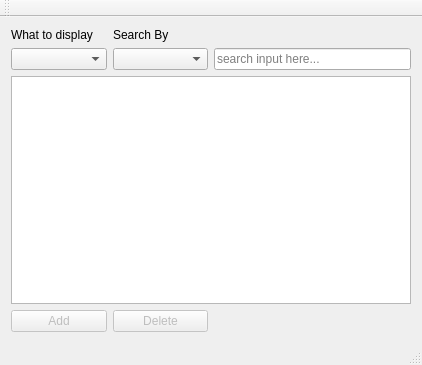
<?xml version="1.0" encoding="UTF-8"?>
<ui version="4.0">
 <class>MainWindow</class>
 <widget class="QMainWindow" name="MainWindow">
  <property name="geometry">
   <rect>
    <x>0</x>
    <y>0</y>
    <width>422</width>
    <height>365</height>
   </rect>
  </property>
  <property name="windowTitle">
   <string>GCSFD Version 3 - Now featuring GUI &amp; SQLite!</string>
  </property>
  <widget class="QWidget" name="centralWidget">
   <layout class="QGridLayout" name="gridLayout">
    <item row="3" column="0">
     <widget class="QPushButton" name="button_add">
      <property name="enabled">
       <bool>false</bool>
      </property>
      <property name="text">
       <string>Add</string>
      </property>
     </widget>
    </item>
    <item row="3" column="1">
     <widget class="QPushButton" name="button_delete">
      <property name="enabled">
       <bool>false</bool>
      </property>
      <property name="text">
       <string>Delete</string>
      </property>
     </widget>
    </item>
    <item row="1" column="0">
     <widget class="QComboBox" name="type_dropdown"/>
    </item>
    <item row="1" column="1">
     <widget class="QComboBox" name="search_by_dropdown">
      <property name="enabled">
       <bool>true</bool>
      </property>
     </widget>
    </item>
    <item row="1" column="2" colspan="2">
     <widget class="QLineEdit" name="search_field">
      <property name="enabled">
       <bool>true</bool>
      </property>
      <property name="placeholderText">
       <string>search input here...</string>
      </property>
     </widget>
    </item>
    <item row="2" column="0" colspan="4">
     <widget class="QListWidget" name="display_list"/>
    </item>
    <item row="0" column="1">
     <widget class="QLabel" name="search_by">
      <property name="text">
       <string>Search By</string>
      </property>
     </widget>
    </item>
    <item row="0" column="0">
     <widget class="QLabel" name="display_what">
      <property name="text">
       <string>What to display</string>
      </property>
     </widget>
    </item>
   </layout>
  </widget>
  <widget class="QMenuBar" name="menuBar">
   <property name="geometry">
    <rect>
     <x>0</x>
     <y>0</y>
     <width>422</width>
     <height>21</height>
    </rect>
   </property>
  </widget>
  <widget class="QToolBar" name="mainToolBar">
   <attribute name="toolBarArea">
    <enum>TopToolBarArea</enum>
   </attribute>
   <attribute name="toolBarBreak">
    <bool>false</bool>
   </attribute>
  </widget>
  <widget class="QStatusBar" name="statusBar"/>
 </widget>
 <layoutdefault spacing="6" margin="11"/>
 <resources/>
 <connections/>
</ui>
